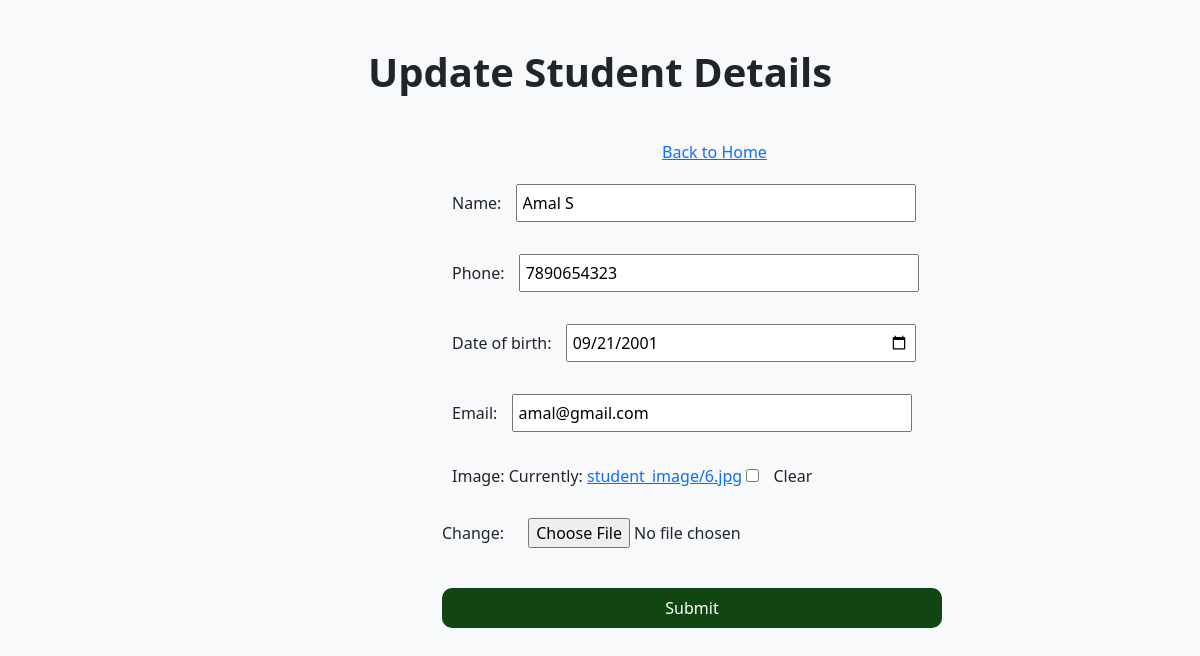
/update/12, run on the app's committed database.
### web/models.py (models this page shows, shortened)
class Student(models.Model):
    name = models.CharField(max_length=100)
    phone = models.CharField(max_length=15)
    date_of_birth = models.DateField()
    email = models.EmailField(unique=True)
    image=models.ImageField(upload_to='student_image',null=True,blank=True)
    class Meta:
        verbose_name_plural="web.Student"
        ordering=['id']

### web/views.py (the view)
# urls.py: path('update/<int:id>',views.updateS),
def updateS(request,id):
    student=Student.objects.get(id=id)
    form=StudentForm(instance=student)
    context={
        'form':form,
        'id':id,
    }
    return render(request,"UpdateS.html",context=context)

### web/forms.py
class StudentForm(forms.ModelForm):
    class Meta:
        model = Student
        fields = ['name', 'phone', 'date_of_birth', 'email','image']
        widgets = {
            'name': forms.TextInput(attrs={'placeholder': "enter your name..."}),
            'phone': forms.NumberInput(attrs={'placeholder': "enter your phone number..."}),
            'date_of_birth': forms.DateInput(attrs={'type': 'date'}),
            'email': forms.EmailInput(attrs={'placeholder': "enter your email address..."}),
        }

### template/UpdateS.html (shortened to what this page needs)
<!DOCTYPE html>
<html lang="en">
<head>
    {% load static %}
    <link rel="stylesheet" href="{% static 'css/update.css' %}?{% now 'U' %}" />
    <link
        href="https://cdn.jsdelivr.net/npm/bootstrap@5.3.0-alpha3/dist/css/bootstrap.min.css"
        rel="stylesheet"
    />
</head>
<body class="bg-light">
    <div class="container py-5">
        <div class="text-center mb-4">
            <h1 class="display-6 fw-bold">Update Student Details</h1>
        </div>
        <div style="margin-left: 600px; padding: 20px;">
            <a href="/" class="update-home">Back to Home</a>
        </div>
        <div class="update-div">
            <form action="/hUpdate/{{id}}" method="post" enctype="multipart/form-data">
                <div class="row g-3">
                    {{ form.as_p }}
                </div>
                <div class="text-center mt-4">
                    <button type="submit" class="update-btn">Submit</button>
                </div>
            </form>
        </div>
    </div>
</body>
</html>

### static/css/update.css (style rules this page uses)
form { width: 500px; height: 430px; }
label { margin-left: 10px; }
#id_name { width: 400px; margin-left: 10px; padding: 5px; }
p { margin-left: 50px; }
#id_phone { width: 400px; margin-left: 10px; padding: 5px; }
#id_date_of_birth { width: 350px; margin-left: 10px; padding: 5px; }
#id_email { width: 400px; margin-left: 10px; padding: 5px; }
#id_image { margin-top: 30px; margin-left: 20px; }
.update-div { margin-left: 350px; }
.update-btn { margin-left: 50px; border: none; background-color: rgb(17, 69, 17); width: 500px; height: 40px; color: white; border-radius: 10px; }

### data on the page
Student: name "Amal S", phone "7890654323", date_of_birth "09/21/2001", email "amal@gmail.com"
